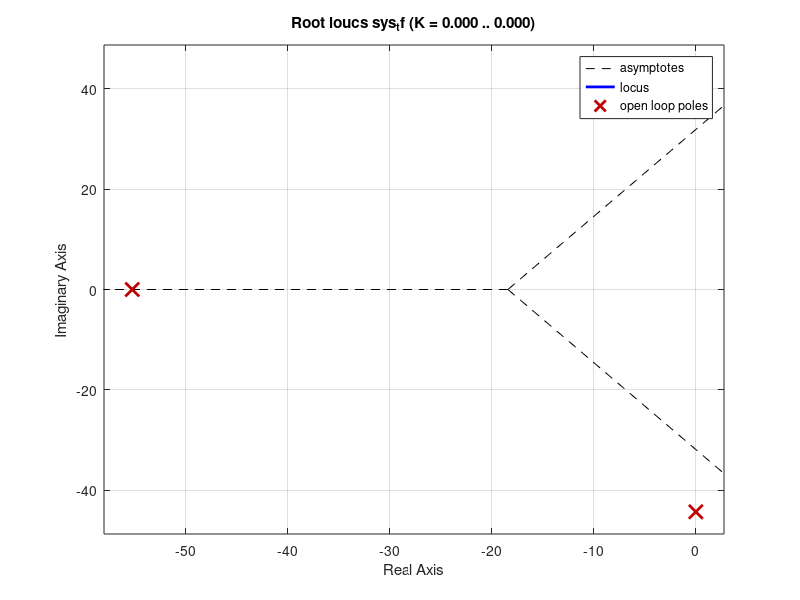
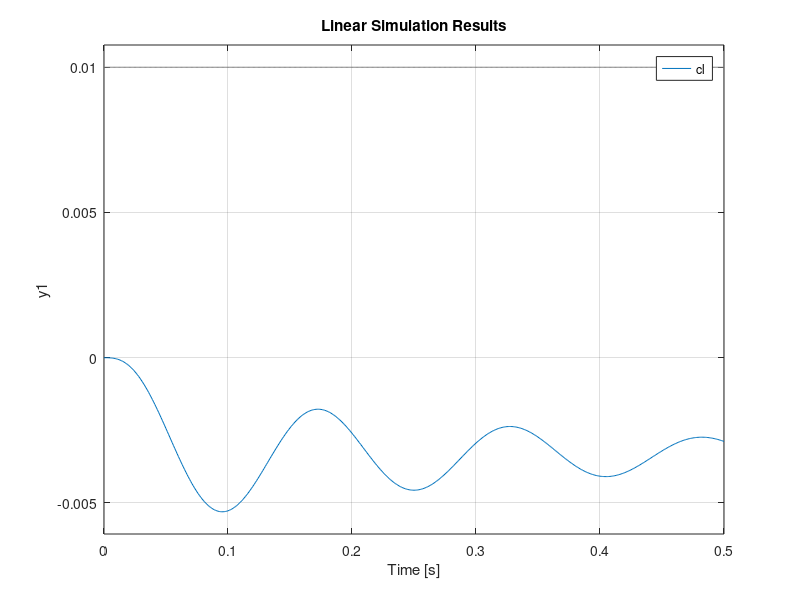

The MATLAB source for these figures, in order:
%%%%%%%%%%%%%%%%%%%%%%%%%%%%%%%%%%%%%%%%%%%%%%%%%%%%%%%%%%%%%%%%%%%%%%%%%%%
%% MagLev dynamics
%%%%%%%%%%%%%%%%%%%%%%%%%%%%%%%%%%%%%%%%%%%%%%%%%%%%%%%%%%%%%%%%%%%%%%%%%%%
% Evan Sharafuddin, Izzy Collins, Gabe Garcia
% 3/21/2025
clear, clc, close all

%%% define model parameters
% electromechanical constant
% K = 1.2425e-5; % [N-A^2/m^2]
K = 9.7091e-06;
% mass of ball
m = 0.006;  % [kg]        
% commanded equilibrium position of ball
x0 = 10; % [mm]
% gravitational constant
g = 9.81; % [m/s^2]

%%% adjust model parameters
x0 = x0 / 1e3; % [mm] -> [m]

%%% determine equilibrium current value
i0 = sqrt( m*g*x0^2 / K ); % A

%%% write out Laplace transformed linearized equation
a = 2*K*i0^2 / ( m*x0^3 );
b = -2*K*i0^2 / ( m*x0^2 );

s = tf('s');
P_tf = b / ( s^2 + a );

% %%% write out state space representation of dynamics
% A = [0 1;
%      a 0];
% B = [0; b];
% % let output be position
% C = [1 0];
% D = 0;
% 
% P_ss = ss(A, B, C, D);

%%% add inductor dynamics
Tao_L = 1 / 55.23; % note: inductance is approximately 0.14485, would be worth checking more fits though
L = 0.14485;
R = 8;

% note equation for inductor: v = L * di/dt -> i_dot = v / L
%                                              I*s = V / L
%                                              I / V = L / s
%   input: v -> output: i
I_tf = 1 / (R+L*s);

%%% combine transfer functions
sys_tf = P_tf*I_tf
figure, rlocus(sys_tf)
Kk = 200;

cl = minreal(Kk*sys_tf / (1+Kk*sys_tf));
t = 0:0.001:0.5;
figure, lsim(cl, 0.01*ones(size(t)), t)


% % add integrator for finite steady state error
% 
% sys_tf = sys_tf / s;
% 
% figure, rlocus(sys_tf)
% 
% Kk = 50;
% 
% cl = minreal(Kk*sys_tf / (1+Kk*sys_tf));
% t = 0:0.001:0.5;
% figure, lsim(cl, 0.1*ones(size(t)), t)


%%
% % add lead compensator
% p0 = -1000; 
% z0 = -100;
% comp_tf = (s-z0) / (s-p0)
% 
% figure, rlocus(1/s*sys_tf*comp_tf);
% 
% 
% 
% % simulate with compensator
% Kk = 7.5e3; 
% 
% tf_final = 1/s*Kk*sys_tf*comp_tf;
% cl = minreal(tf_final / (1 + tf_final));
% 
% t = 0:0.001:0.5;
% figure, lsim(cl, 0.1*ones(size(t)), t)
